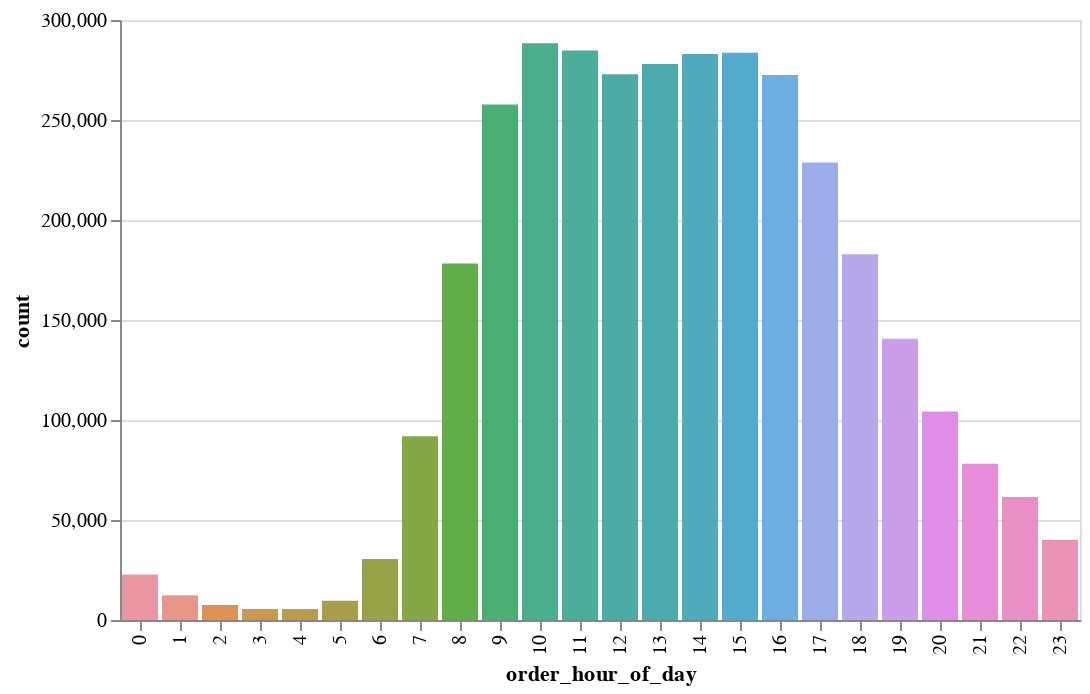

Source (notebook cell):
### Code cell
plt.figure(figsize=(12,4))
salt.countplot(x="order_hour_of_day", data=all_orders)
